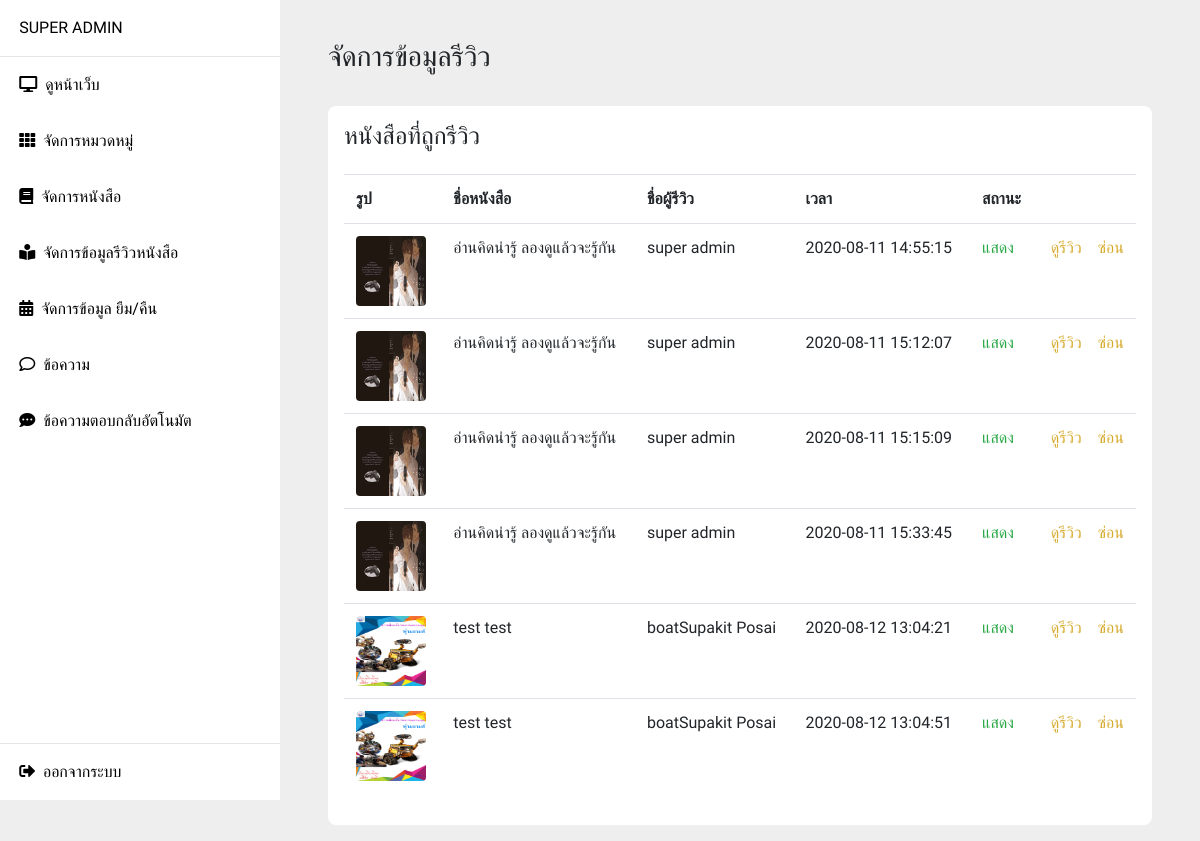
Page /manage_review.php (signed in) on the committed database.
### tables this page shows
CREATE TABLE `reviews` (
  `id_review` int(11) NOT NULL,
  `id_book` int(11) NOT NULL,
  `id_user` int(11) NOT NULL,
  `review` text NOT NULL,
  `date_review` datetime NOT NULL,
  `status_review` int(11) NOT NULL
);

CREATE TABLE `book` (
  `id_book` int(11) NOT NULL,
  `id_cate` int(11) NOT NULL,
  `name_book` text NOT NULL,
  `name_author` text NOT NULL,
  `image_book` text NOT NULL,
  `resume` text NOT NULL,
  `amount` int(11) NOT NULL,
  `status` int(11) NOT NULL
);

CREATE TABLE `user` (
  `id_user` int(11) NOT NULL,
  `username` varchar(50) DEFAULT NULL,
  `password` varchar(50) DEFAULT NULL,
  `email` varchar(100) NOT NULL,
  `first_name` text NOT NULL,
  `last_name` text NOT NULL,
  `phone` text DEFAULT NULL,
  `profile` text DEFAULT NULL,
  `id_google` text DEFAULT NULL,
  `type` text NOT NULL
);

### manage_review.php (the view, shortened to what this page needs)
<!DOCTYPE html>
<html lang="en">
  <head>
  </head>
  <body>
      <?php include 'component/slide_nav.php' ?>
      <div class="layout">
        <div class="container pl-5 pr-5 pb-3">
           <div class="row pb-4">
             <div class="col-12">
               <h3>จัดการข้อมูลรีวิว</h3>
             </div>
           </div>
           <div class="row">
             <div class="col-12">
               <div class="box-manage">
               <div class="d-flex justify-content-between align-items-center">
                <h4 class="m-0">หนังสือที่ถูกรีวิว</h4>
               </div>
                  <table class="table w-100 mt-4">
                    <tr>
                        <th>รูป</th>
                        <th>ชื่อหนังสือ</th>
                        <th>ชื่อผู้รีวิว</th>
                        <th>เวลา</th>
                        <th>สถานะ</th>
                        <th></th>
                    </tr>
                    <?php
          include "function/db_config.php";
                    $sql = "SELECT *
                    FROM reviews
                    INNER JOIN user
                    ON reviews.id_user=user.id_user
                    INNER JOIN book
                    ON reviews.id_book=book.id_book
                  ";
                    $result = mysqli_query($conn, $sql);
                    if (mysqli_num_rows($result) > 0) {
                    while($row = mysqli_fetch_assoc($result)) {
                     echo "<tr>
                     <td><img src='/bookview/upload/{$row["image_book"]}' class='rounded img-cate' alt='Cinque Terre'  /> </td>
                     <td>{$row["name_book"]}</td>
                     <td >{$row["first_name"]} {$row["last_name"]}</td>
                     <td >{$row["date_review"]}</td>
                     <td >";
                     if($row['status_review'] == "1"){
                        echo '<span class="text-success">แสดง</span>';
                      }else{
                        echo '<span class="text-danger">ซ่อน</span>';
                      }
                    echo "</td>
                     <td class='text-right'><a class='text-book-y-b mr-3' href='#'  data-toggle='modal' data-target='#myModal{$row['id_review']}'>ดูรีวิว</a><a class='text-book-y-b' href='#' data-toggle='modal' data-target='#myModalHor{$row['id_review']}'>";
                     if($row['status_review'] == "0"){
                        echo 'แสดง';
                      }else{
                        echo 'ซ่อน';
                      }
                     echo "</a></td>
                   </tr>";
                    }
                    } else {
                    echo "0 results";
                    }
        ?>
                  </table>
               </div>
             </div>
           </div>
        </div>
      </div>
  </body>
</html>

### css/bookview.css (style rules this page uses)
body { font-family: 'Kanit', sans-serif; }
a { color: #000; }
.text-book-y-b { color: #d6ab2e; }
img { display: inline; margin: 0 auto; height: 100%; width: auto; }
.layout { background-color: #eeeeee; padding-left: 280px; padding-top: 2.5rem; min-height: 100vh; width: 100%; }
.box-manage { background-color: #fff; border-radius: 8px; width: 100%; min-height: 500px; padding: 1rem; }
.img-cate { width: 70px; height: 70px; }

### rows in the picture
reviews: id_book.image_book (picture), id_book.name_book "อ่านคิดน่ารู้ ลองดูแล้วจะรู้กัน", id_user.first_name "super", id_user.last_name "admin", date_review "2020-08-11 14:55:15", status_review "แสดง"
reviews: id_book.image_book (picture), id_book.name_book "อ่านคิดน่ารู้ ลองดูแล้วจะรู้กัน", id_user.first_name "super", id_user.last_name "admin", date_review "2020-08-11 15:12:07", status_review "แสดง"
reviews: id_book.image_book (picture), id_book.name_book "อ่านคิดน่ารู้ ลองดูแล้วจะรู้กัน", id_user.first_name "super", id_user.last_name "admin", date_review "2020-08-11 15:15:09", status_review "แสดง"
reviews: id_book.image_book (picture), id_book.name_book "อ่านคิดน่ารู้ ลองดูแล้วจะรู้กัน", id_user.first_name "super", id_user.last_name "admin", date_review "2020-08-11 15:33:45", status_review "แสดง"
reviews: id_book.image_book (picture), id_book.name_book "test test", id_user.first_name "boatSupakit", id_user.last_name "Posai", date_review "2020-08-12 13:04:21", status_review "แสดง"
reviews: id_book.image_book (picture), id_book.name_book "test test", id_user.first_name "boatSupakit", id_user.last_name "Posai", date_review "2020-08-12 13:04:51", status_review "แสดง"

### other values in the picture
$_SESSION['name'] "SUPER ADMIN"
